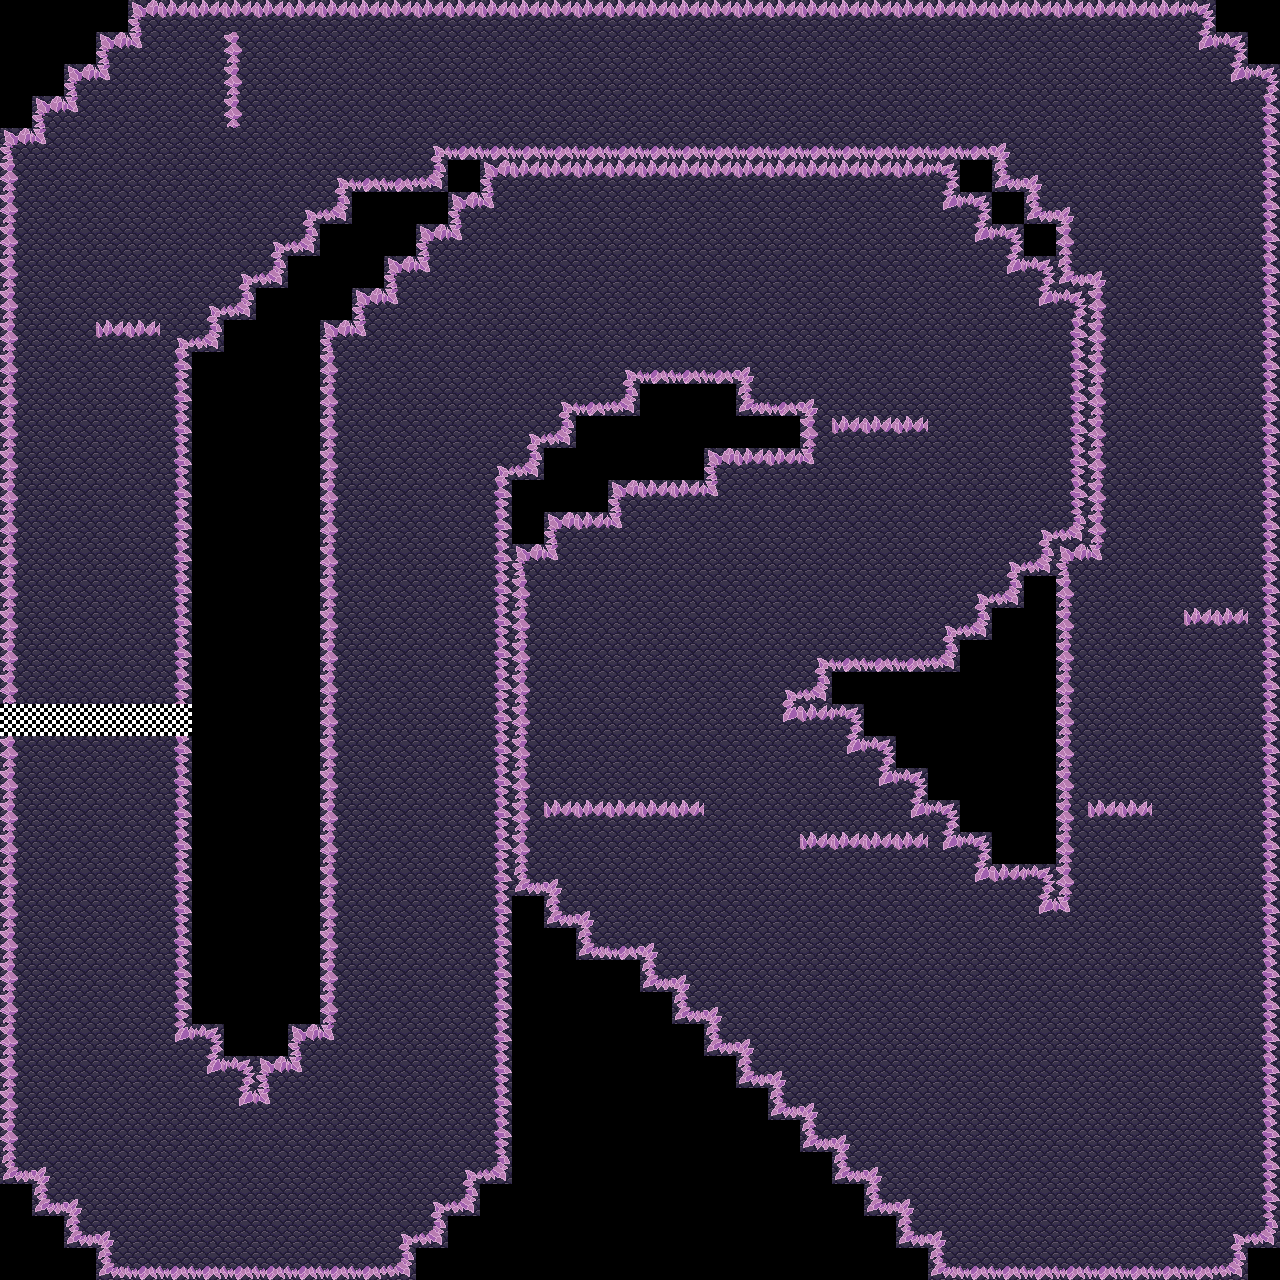

This game map was drawn from its Tiled (.tmx) file and the tilesets committed beside it. A one-line description and the full map source follow:
An orthogonal 40x40 tile map with 32x32 px tiles, 1 tile layer (Capa de patrones 1), 2 tilesets.

<map version="1.10" tiledversion="1.11.2" orientation="orthogonal" renderorder="right-down" width="40" height="40" tilewidth="32" tileheight="32" infinite="0" nextlayerid="3" nextobjectid="5">
 <tileset firstgid="1" source="CrystalPeakTileset.tsx" />
 <tileset firstgid="16" source="Meta.tsx" />
 <layer id="1" name="Capa de patrones 1" width="40" height="40">
  <data encoding="csv">
0,0,0,0,1,2,2,2,2,2,2,2,2,2,2,2,2,2,2,2,2,2,2,2,2,2,2,2,2,2,2,2,2,2,2,2,2,3,0,0,
0,0,0,1,10,7,7,6,7,7,7,7,7,7,7,7,7,7,7,7,7,7,7,7,7,7,7,7,7,7,7,7,7,7,7,7,7,9,3,0,
0,0,1,10,7,7,7,6,7,7,7,7,7,7,7,7,7,7,7,7,7,7,7,7,7,7,7,7,7,7,7,7,7,7,7,7,7,7,9,3,
0,1,10,7,7,7,7,6,7,7,7,7,7,7,7,7,7,7,7,7,7,7,7,7,7,7,7,7,7,7,7,7,7,7,7,7,7,7,7,8,
1,10,7,7,7,7,7,7,7,7,7,7,7,4,12,12,12,12,12,12,12,12,12,12,12,12,12,12,12,12,12,5,7,7,7,7,7,7,7,8,
6,7,7,7,7,7,7,7,7,7,4,12,12,13,0,1,2,2,2,2,2,2,2,2,2,2,2,2,2,3,0,11,5,7,7,7,7,7,7,8,
6,7,7,7,7,7,7,7,7,4,13,0,0,0,1,10,7,7,7,7,7,7,7,7,7,7,7,7,7,9,3,0,11,5,7,7,7,7,7,8,
6,7,7,7,7,7,7,7,4,13,0,0,0,1,10,7,7,7,7,7,7,7,7,7,7,7,7,7,7,7,9,3,0,6,7,7,7,7,7,8,
6,7,7,7,7,7,7,4,13,0,0,0,1,10,7,7,7,7,7,7,7,7,7,7,7,7,7,7,7,7,7,9,3,11,5,7,7,7,7,8,
6,7,7,7,7,7,4,13,0,0,0,1,10,7,7,7,7,7,7,7,7,7,7,7,7,7,7,7,7,7,7,7,9,3,6,7,7,7,7,8,
6,7,7,2,2,4,13,0,0,0,1,10,7,7,7,7,7,7,7,7,7,7,7,7,7,7,7,7,7,7,7,7,7,8,6,7,7,7,7,8,
6,7,7,7,7,8,0,0,0,0,6,7,7,7,7,7,7,7,7,4,12,12,12,5,7,7,7,7,7,7,7,7,7,8,6,7,7,7,7,8,
6,7,7,7,7,8,0,0,0,0,6,7,7,7,7,7,7,4,12,13,0,0,0,11,12,5,7,7,7,7,7,7,7,8,6,7,7,7,7,8,
6,7,7,7,7,8,0,0,0,0,6,7,7,7,7,7,4,13,0,0,0,0,0,0,0,6,2,2,2,7,7,7,7,8,6,7,7,7,7,8,
6,7,7,7,7,8,0,0,0,0,6,7,7,7,7,4,13,0,0,0,0,0,1,2,2,10,7,7,7,7,7,7,7,8,6,7,7,7,7,8,
6,7,7,7,7,8,0,0,0,0,6,7,7,7,7,8,0,0,0,1,2,2,10,7,7,7,7,7,7,7,7,7,7,8,6,7,7,7,7,8,
6,7,7,7,7,8,0,0,0,0,6,7,7,7,7,8,0,1,2,10,7,7,7,7,7,7,7,7,7,7,7,7,4,13,6,7,7,7,7,8,
6,7,7,7,7,8,0,0,0,0,6,7,7,7,7,8,1,10,7,7,7,7,7,7,7,7,7,7,7,7,7,4,13,1,10,7,7,7,7,8,
6,7,7,7,7,8,0,0,0,0,6,7,7,7,7,8,6,7,7,7,7,7,7,7,7,7,7,7,7,7,4,13,0,6,7,7,7,7,7,8,
6,7,7,7,7,8,0,0,0,0,6,7,7,7,7,8,6,7,7,7,7,7,7,7,7,7,7,7,7,4,13,0,0,6,7,7,7,2,2,8,
6,7,7,7,7,8,0,0,0,0,6,7,7,7,7,8,6,7,7,7,7,7,7,7,7,4,12,12,12,13,0,0,0,6,7,7,7,7,7,8,
6,7,7,7,7,8,0,0,0,0,6,7,7,7,7,8,6,7,7,7,7,7,7,7,4,13,0,0,0,0,0,0,0,6,7,7,7,7,7,8,
16,16,16,16,16,16,0,0,0,0,6,7,7,7,7,8,6,7,7,7,7,7,7,7,9,2,3,0,0,0,0,0,0,6,7,7,7,7,7,8,
6,7,7,7,7,8,0,0,0,0,6,7,7,7,7,8,6,7,7,7,7,7,7,7,7,7,9,3,0,0,0,0,0,6,7,7,7,7,7,8,
6,7,7,7,7,8,0,0,0,0,6,7,7,7,7,8,6,7,7,7,7,7,7,7,7,7,7,9,3,0,0,0,0,6,7,7,7,7,7,8,
6,7,7,7,7,8,0,0,0,0,6,7,7,7,7,8,6,2,2,2,2,2,7,7,7,7,7,7,9,3,0,0,0,6,2,2,7,7,7,8,
6,7,7,7,7,8,0,0,0,0,6,7,7,7,7,8,6,7,7,7,7,7,7,7,7,2,2,2,2,9,3,0,0,6,7,7,7,7,7,8,
6,7,7,7,7,8,0,0,0,0,6,7,7,7,7,8,11,5,7,7,7,7,7,7,7,7,7,7,7,7,9,2,3,6,7,7,7,7,7,8,
6,7,7,7,7,8,0,0,0,0,6,7,7,7,7,8,0,11,5,7,7,7,7,7,7,7,7,7,7,7,7,7,9,10,7,7,7,7,7,8,
6,7,7,7,7,8,0,0,0,0,6,7,7,7,7,8,0,0,11,12,5,7,7,7,7,7,7,7,7,7,7,7,7,7,7,7,7,7,7,8,
6,7,7,7,7,8,0,0,0,0,6,7,7,7,7,8,0,0,0,0,11,5,7,7,7,7,7,7,7,7,7,7,7,7,7,7,7,7,7,8,
6,7,7,7,7,8,0,0,0,0,6,7,7,7,7,8,0,0,0,0,0,11,5,7,7,7,7,7,7,7,7,7,7,7,7,7,7,7,7,8,
6,7,7,7,7,9,3,0,0,1,10,7,7,7,7,8,0,0,0,0,0,0,11,5,7,7,7,7,7,7,7,7,7,7,7,7,7,7,7,8,
6,7,7,7,7,7,9,3,1,10,7,7,7,7,7,8,0,0,0,0,0,0,0,11,5,7,7,7,7,7,7,7,7,7,7,7,7,7,7,8,
6,7,7,7,7,7,7,9,10,7,7,7,7,7,7,8,0,0,0,0,0,0,0,0,11,5,7,7,7,7,7,7,7,7,7,7,7,7,7,8,
6,7,7,7,7,7,7,7,7,7,7,7,7,7,7,8,0,0,0,0,0,0,0,0,0,11,5,7,7,7,7,7,7,7,7,7,7,7,7,8,
11,5,7,7,7,7,7,7,7,7,7,7,7,7,4,13,0,0,0,0,0,0,0,0,0,0,11,5,7,7,7,7,7,7,7,7,7,7,7,8,
0,11,5,7,7,7,7,7,7,7,7,7,7,4,13,0,0,0,0,0,0,0,0,0,0,0,0,11,5,7,7,7,7,7,7,7,7,7,7,8,
0,0,11,5,7,7,7,7,7,7,7,7,4,13,0,0,0,0,0,0,0,0,0,0,0,0,0,0,11,5,7,7,7,7,7,7,7,7,4,13,
0,0,0,11,12,12,12,12,12,12,12,12,13,0,0,0,0,0,0,0,0,0,0,0,0,0,0,0,0,11,12,12,12,12,12,12,12,12,13,0
</data>
 </layer>
</map>
